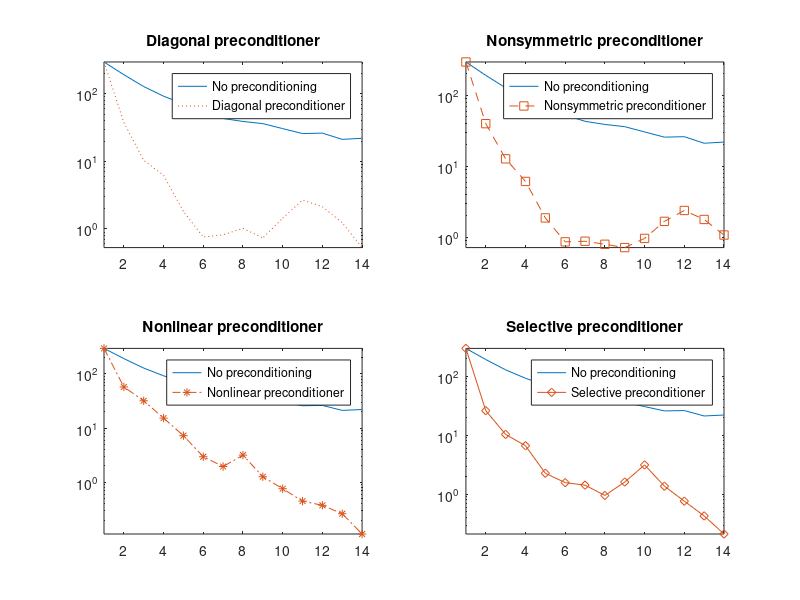
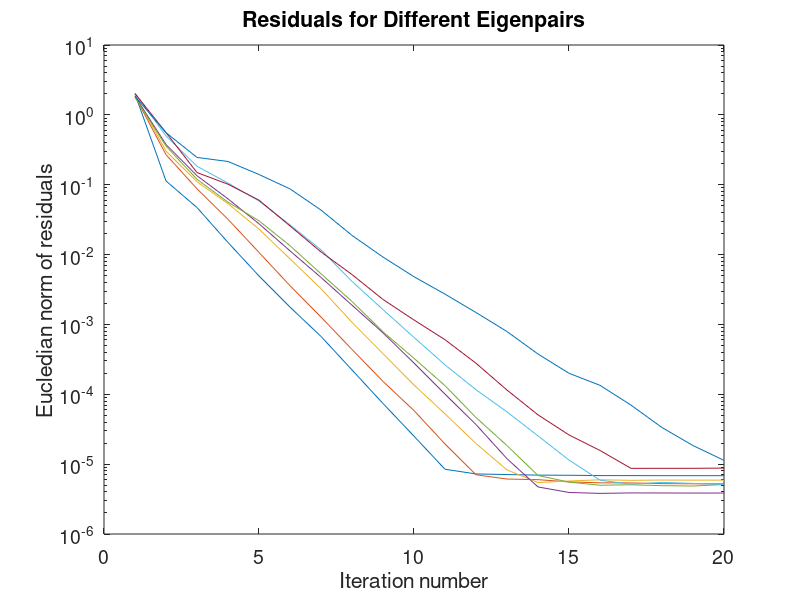
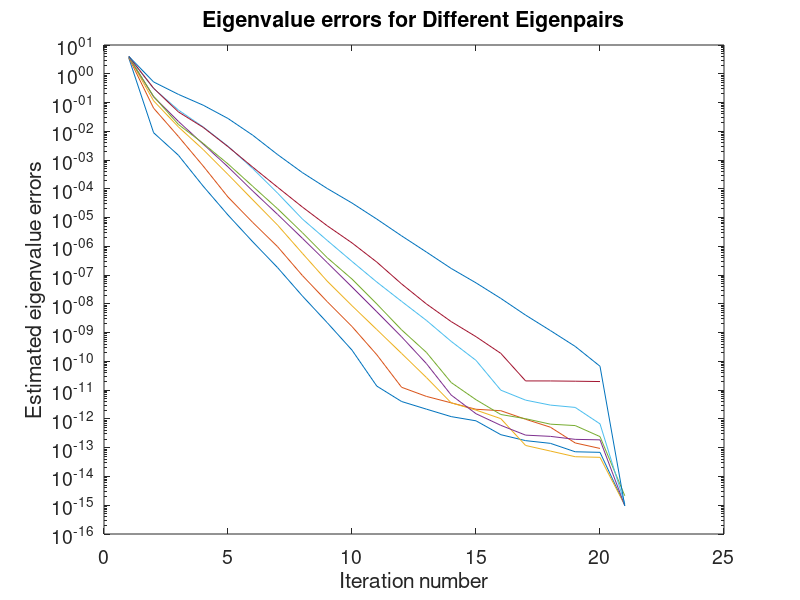

Reproduce these figures in MATLAB, in order. (Note: this script raises an error after producing the figures.)
%LOBPCG_EXAMPLE Demonstrate the examples documented in lobpcg.m.
%
% Call lobpcg_examples from this folder, or add this folder to the MATLAB path.
% The codistributed example runs only when Parallel Computing Toolbox is
% installed and licensed. Examples that intentionally use difficult
% preconditioners or clustered spectra may not fully converge.
function lobpcg_examples

previousRngState = rng;
rngCleanup = onCleanup(@() rng(previousRngState));
rng(0);
exampleSettings = struct(...
    'gridSize', 20, 'laplacianBlockSize', 8, ...
    'standardTolerance', 1e-5, 'verbosity', 2, 'quiet', 0, ...
    'unpreconditionedMaxIterations', 50, ...
    'sequentialBlockSize', 2, 'sequentialBlockCount', 4, ...
    'sequentialMaxIterations', 200, ...
    'preconditionedMaxIterations', 60, 'identityBMaxIterations', 50, ...
    'diagonalSize', 1000, 'diagonalDensity', 0.1, ...
    'diagonalBlockSize', 5, 'diagonalMaxIterations', 15, ...
    'parallelSize', 100, 'parallelBlockSize', 2, ...
    'parallelWorkerCount', 2, 'parallelMaxIterations', 5, ...
    'singleSize', 100, 'singleBlockSize', 2, 'singleMaxIterations', 15, ...
    'clusteredMatrixSize', 100, 'clusteredValues', [1, 1.99, 2:99], ...
    'clusteredBlockSizes', [1, 2, 3], ...
    'clusteredTolerance', 1e-10, 'clusteredMaxIterations', 80, ...
    'nonsymmetricEntry', 2, 'selectiveShift', 3.5);
gridSize = exampleSettings.gridSize;
blockSize = exampleSettings.laplacianBlockSize;
oneDimensionalLaplacian = spdiags(...
    [-ones(gridSize, 1), 2 * ones(gridSize, 1), -ones(gridSize, 1)], ...
    -1:1, gridSize, gridSize);
operatorA = kron(speye(gridSize), oneDimensionalLaplacian) + ...
    kron(oneDimensionalLaplacian, speye(gridSize));
n = size(operatorA, 1);
fprintf('Using a %d-by-%d interior-grid Laplacian (%d unknowns).\n', ...
    gridSize, gridSize, n);
% Equivalent PDE-grid construction from the docstring, when available:
% operatorA = delsq(numgrid('S', gridSize + 1));
% Or, with the laplacian.m File Exchange function on the MATLAB path:
% [~, ~, operatorA] = laplacian([gridSize - 1, gridSize - 1]);

%% Example 1: Eight eigenpairs without preconditioning
[X_noPreconditioner, lambda_noPreconditioner, failure_noPreconditioner] = ...
    lobpcg(randn(n, blockSize), operatorA, exampleSettings.standardTolerance, ...
    exampleSettings.unpreconditionedMaxIterations, exampleSettings.verbosity);
fprintf('Unpreconditioned solve convergence flag: %d\n', ...
    failure_noPreconditioner);
fprintf('Returned %d eigenvectors.\n', size(X_noPreconditioner, 2));
disp('Unpreconditioned eigenvalues:');
disp(lambda_noPreconditioner.');

%% Example 2: Compute the same eigenpairs in four constrained blocks
blockSizeSequential = exampleSettings.sequentialBlockSize;
sequentialBlockCount = exampleSettings.sequentialBlockCount;
X_sequential = zeros(n, blockSizeSequential * sequentialBlockCount);
lambdaAll = zeros(blockSizeSequential * sequentialBlockCount, 1);
for blockIndex = 1:sequentialBlockCount
    [X_block, lambda_block] = lobpcg(randn(n, blockSizeSequential), ...
        operatorA, X_sequential(:, 1:(blockIndex - 1) * blockSizeSequential), ...
        exampleSettings.standardTolerance, ...
        exampleSettings.sequentialMaxIterations, exampleSettings.verbosity);
    blockRange = (blockIndex - 1) * blockSizeSequential + (1:blockSizeSequential);
    X_sequential(:, blockRange) = X_block;
    lambdaAll(blockRange) = lambda_block;
end
fprintf('Sequential solve returned %d eigenvectors.\n', size(X_sequential, 2));
disp('Eigenvalues from sequential constrained blocks:');
disp(lambdaAll.');

%% Example 3: Incomplete-Cholesky preconditioning
preconditionerL = ichol(operatorA, struct('michol', 'on'));
preconditionerFunction = @(vectors) ...
    preconditionerL' \ (preconditionerL \ vectors);
[X_preconditioned, lambda_preconditioned, failure_preconditioned] = ...
    lobpcg(randn(n, blockSize), operatorA, [], ...
    preconditionerFunction, exampleSettings.standardTolerance, ...
    exampleSettings.preconditionedMaxIterations, exampleSettings.verbosity);
fprintf('Preconditioned solve convergence flag: %d\n', failure_preconditioned);
disp('Preconditioned eigenvalues:');
disp(lambda_preconditioned.');
fprintf('Preconditioned output class: %s\n', class(X_preconditioned));

%% Example 4: Generalized problem with B = I
[X_identityB, lambda_identityB, failure_identityB] = ...
    lobpcg(randn(n, blockSize), operatorA, speye(n), ...
    preconditionerFunction, exampleSettings.standardTolerance, ...
    exampleSettings.identityBMaxIterations, exampleSettings.verbosity);
fprintf('Generalized B=I convergence flag: %d\n', failure_identityB);
fprintf('Generalized B=I returned %d eigenvectors.\n', size(X_identityB, 2));
disp('Generalized B=I eigenvalues:');
disp(lambda_identityB.');

%% Example 5: Diagonally dominant sparse matrix and preconditioners
diagonalSize = exampleSettings.diagonalSize;
diagonalMatrix = spdiags((1:diagonalSize)', 0, diagonalSize, diagonalSize);
diagonalOperatorA = diagonalMatrix + ...
    sprandsym(diagonalSize, exampleSettings.diagonalDensity);
initialDiagonalVectors = randn(diagonalSize, exampleSettings.diagonalBlockSize);
maxIterations = exampleSettings.diagonalMaxIterations;
residualTolerance = exampleSettings.standardTolerance;
[~, ~, ~, ~, residualsNoPreconditioner] = lobpcg(...
    initialDiagonalVectors, diagonalOperatorA, residualTolerance, maxIterations, 1);
[~, ~, ~, ~, residualsDiagonal] = lobpcg(initialDiagonalVectors, ...
    diagonalOperatorA, [], @(vectors) diagonalMatrix \ vectors, ...
    residualTolerance, maxIterations, 1);

figure;
subplot(2, 2, 1);
plotNoPreconditioner = semilogy(max(residualsNoPreconditioner, [], 1)); hold on;
plotVariant = semilogy(max(residualsDiagonal, [], 1), ':');
legend([plotNoPreconditioner, plotVariant], ...
    {'No preconditioning', 'Diagonal preconditioner'}, 'Location', 'best');
title('Diagonal preconditioner'); axis tight;

% Nonsymmetric preconditioning, as in the documented example.
preconditionerMatrix = diagonalMatrix;
preconditionerMatrix(1, 2) = exampleSettings.nonsymmetricEntry;
[~, ~, ~, ~, residualsNonsymmetric] = lobpcg(initialDiagonalVectors, ...
    diagonalOperatorA, [], @(vectors) preconditionerMatrix \ vectors, ...
    residualTolerance, maxIterations, 1);
subplot(2, 2, 2);
plotNoPreconditioner = semilogy(max(residualsNoPreconditioner, [], 1)); hold on;
plotVariant = semilogy(max(residualsNonsymmetric, [], 1), '--s');
legend([plotNoPreconditioner, plotVariant], ...
    {'No preconditioning', 'Nonsymmetric preconditioner'}, 'Location', 'best');
title('Nonsymmetric preconditioner'); axis tight;

% Nonlinear preconditioning.
preconditionerMatrix = diagonalMatrix;
[~, ~, ~, ~, residualsNonlinear] = lobpcg(initialDiagonalVectors, ...
    diagonalOperatorA, [], ...
    @(vectors) preconditionerMatrix \ (vectors + 10 * sin(vectors)), ...
    residualTolerance, maxIterations, 1);
subplot(2, 2, 3);
plotNoPreconditioner = semilogy(max(residualsNoPreconditioner, [], 1)); hold on;
plotVariant = semilogy(max(residualsNonlinear, [], 1), '-.*');
legend([plotNoPreconditioner, plotVariant], ...
    {'No preconditioning', 'Nonlinear preconditioner'}, 'Location', 'best');
title('Nonlinear preconditioner'); axis tight;

% Selective preconditioning.
preconditionerMatrix = abs(diagonalMatrix - ...
    exampleSettings.selectiveShift * speye(diagonalSize));
[~, ~, ~, ~, residualsSelective] = lobpcg(initialDiagonalVectors, ...
    diagonalOperatorA, [], @(vectors) preconditionerMatrix \ vectors, ...
    residualTolerance, maxIterations, 1);
subplot(2, 2, 4);
plotNoPreconditioner = semilogy(max(residualsNoPreconditioner, [], 1)); hold on;
plotVariant = semilogy(max(residualsSelective, [], 1), '-d');
legend([plotNoPreconditioner, plotVariant], ...
    {'No preconditioning', 'Selective preconditioner'}, 'Location', 'best');
title('Selective preconditioner'); axis tight;

%% Example 6: Codistributed operators
if license('test', 'Distrib_Computing_Toolbox') && ...
        exist('codistributed', 'class') == 8
    existingPool = gcp('nocreate');
    createdPoolForExample = isempty(existingPool);
    if createdPoolForExample
        parallelPool = parpool('local', exampleSettings.parallelWorkerCount);
    else
        parallelPool = existingPool;
    end
    try
        operatorA_distributed = codistributed(diag(1:exampleSettings.parallelSize));
        operatorB_distributed = codistributed(diag(...
            exampleSettings.parallelSize + (1:exampleSettings.parallelSize)));
        [X_distributed, lambda_distributed] = lobpcg(...
            randn(exampleSettings.parallelSize, exampleSettings.parallelBlockSize), ...
            operatorA_distributed, operatorB_distributed, ...
            exampleSettings.standardTolerance, ...
            exampleSettings.parallelMaxIterations, exampleSettings.verbosity);
        disp('Codistributed eigenvalues:');
        disp(gather(lambda_distributed).');
        fprintf('Codistributed output has %d eigenvectors.\n', ...
            size(gather(X_distributed), 2));
    catch exampleError
        if createdPoolForExample && isvalid(parallelPool)
            delete(parallelPool);
        end
        rethrow(exampleError);
    end
    if createdPoolForExample && isvalid(parallelPool)
        delete(parallelPool);
    end
else
    fprintf('Skipping codistributed example: Parallel Computing Toolbox unavailable.\n');
end

%% Example 7: Single-precision inputs
singleOperatorA = single(diag(1:exampleSettings.singleSize));
singleOperatorB = single(diag(...
    exampleSettings.singleSize + (1:exampleSettings.singleSize)));
singleInitialVectors = single(randn(...
    exampleSettings.singleSize, exampleSettings.singleBlockSize));
[X_single, lambda_single] = lobpcg(singleInitialVectors, ...
    singleOperatorA, singleOperatorB, exampleSettings.standardTolerance, ...
    exampleSettings.singleMaxIterations, exampleSettings.verbosity);
fprintf('All-single input/output classes: X=%s, A=%s, B=%s, lambda=%s\n', ...
    class(X_single), class(singleOperatorA), class(singleOperatorB), ...
    class(lambda_single));
fprintf('All-single solve returned %d eigenvectors.\n', size(X_single, 2));

%% Example 8: Sensitivity to clustered eigenvalues and block size
clusteredOperatorA = diag(exampleSettings.clusteredValues);
clusteredBlockSizes = exampleSettings.clusteredBlockSizes;
clusteredResults = cell(size(clusteredBlockSizes));
for blockIndex = 1:numel(clusteredBlockSizes)
    clusteredBlockSize = clusteredBlockSizes(blockIndex);
    [clusteredVectors, clusteredValues, clusteredFailureFlag] = lobpcg(...
        randn(exampleSettings.clusteredMatrixSize, clusteredBlockSize), ...
        clusteredOperatorA, exampleSettings.clusteredTolerance, ...
        exampleSettings.clusteredMaxIterations, exampleSettings.verbosity);
    clusteredOperatorVectors = clusteredOperatorA * clusteredVectors;
    clusteredResiduals = clusteredOperatorVectors - ...
        bsxfun(@times, clusteredVectors, clusteredValues');
    clusteredResidualScale = max(norm(clusteredOperatorVectors, 'fro'), eps);
    clusteredRelativeResidual = norm(clusteredResiduals, 'fro') / ...
        clusteredResidualScale;
    clusteredResults{blockIndex} = struct(...
        'vectors', clusteredVectors, 'values', clusteredValues, ...
        'failureFlag', clusteredFailureFlag, ...
        'relativeResidual', clusteredRelativeResidual);
    assert(size(clusteredVectors, 2) == clusteredBlockSize);
    assert(all(isfinite(clusteredValues)) && isfinite(clusteredRelativeResidual));
    fprintf(['Clustered block size %d: flag %d, relative residual %.3e, ', ...
        '%d eigenpairs returned.\n'], clusteredBlockSize, ...
        clusteredFailureFlag, clusteredRelativeResidual, size(clusteredVectors, 2));
end
    clear rngCleanup
    end
